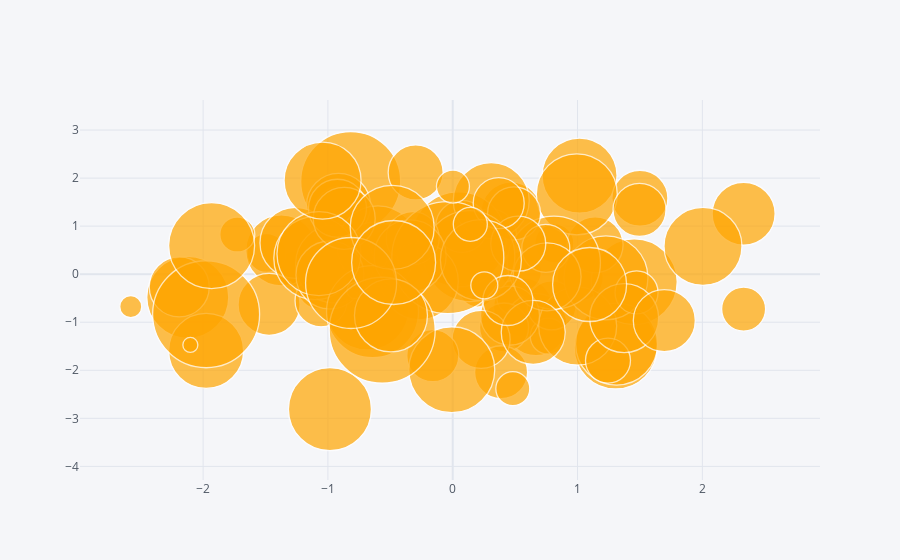

The notebook cell this image was saved under:
### Code cell
df.iplot(kind='bubble',x='A',y='B',size='C',color='orange')

### Figure 1 — Plotly figure (JSON) as saved in the notebook; plotly's stock layout.template omitted (floating-point values rounded to 4 significant figures)
{"data": [{"marker": {"color": ["orange", "orange", "orange", "orange", "orange", "orange", "orange", "orange", "orange", "orange", "orange", "orange", "orange", "orange", "orange", "orange", "orange", "orange", "orange", "orange", "orange", "orange", "orange", "orange", "orange", "orange", "orange", "orange", "orange", "orange", "orange", "orange", "orange", "orange", "orange", "orange", "orange", "orange", "orange", "orange", "orange", "orange", "orange", "orange", "orange", "orange", "orange", "orange", "orange", "orange", "orange", "orange", "orange", "orange", "orange", "orange", "orange", "orange", "orange", "orange", "orange", "orange", "orange", "orange", "orange", "orange", "orange", "orange", "orange", "orange", "orange", "orange", "orange", "orange", "orange", "orange", "orange", "orange", "orange", "orange", "orange", "orange", "orange", "orange", "orange", "orange", "orange", "orange", "orange", "orange", "orange", "orange", "orange", "orange", "orange", "orange", "orange", "orange", "orange", "orange"], "line": {"width": 1.3}, "size": [40, 46, 59, 75, 40, 34, 39, 36, 47, 62, 49, 100, 17, 54, 83, 60, 86, 83, 36, 35, 56, 56, 55, 58, 82, 49, 39, 53, 63, 71, 78, 82, 42, 53, 62, 64, 52, 95, 64, 52, 78, 81, 22, 84, 45, 75, 75, 93, 76, 60, 43, 53, 91, 71, 78, 81, 77, 83, 48, 69, 59, 53, 58, 58, 35, 68, 68, 62, 44, 107, 83, 55, 16, 12, 51, 72, 81, 52, 15, 34, 64, 92, 74, 86, 62, 112, 33, 86, 34, 84, 106, 77, 73, 50, 84, 27, 22, 91, 53, 84], "symbol": "circle"}, "mode": "markers", "text": "", "type": "scatter", "x": [-0.01889, 1.022, 0.5637, 1.016, 0.5503, 0.4892, 0.8141, 0.1966, -0.7454, 0.6668, 0.4111, -0.8174, 0.108, -0.8968, 1.306, 0.4683, 1.454, -0.6837, 0.7655, -1.271, 1.5, 1.141, -0.2969, 0.1211, 1.313, 0.7922, -1.491, 0.3876, 2.331, -1.374, 2.005, -2.123, -1.076, 0.2992, -1.471, -0.466, -1.055, 0.04731, -0.9147, 0.07253, 1.001, 0.9941, -1.015, 1.228, 1.244, -1.976, -0.6277, 0.8108, 0.3085, -2.191, 1.473, 0.4913, 0.133, -1.26, -0.9463, -0.5998, -0.2639, -1.101, 0.7455, 1.374, 0.4588, -0.3207, 0.2274, -0.9233, -1.726, 0.7558, -0.9837, 1.695, 2.331, -1.976, -0.9839, 0.525, -0.784, -0.4836, 0.3684, -0.3411, 0.2258, -0.1598, -2.102, 0.4815, 0.6451, -0.6425, 1.097, -0.007732, -0.8694, -0.03938, 0.001729, -1.932, 0.1409, -1.072, -0.5651, -1.043, -0.4949, 0.4415, -0.485, 0.2531, -2.58, -0.8144, 1.497, -0.4735], "y": [0.7113, -0.07073, -0.6938, 2.052, 0.05162, -0.4844, 0.6434, -0.3101, -0.7045, -1.051, -1.11, 1.929, -0.3028, 1.271, -1.526, 1.293, -0.1572, -0.7144, -1.292, 0.111, 1.581, 0.6122, 2.118, 0.3846, -1.454, -0.6508, 0.4415, -2.041, 1.259, 0.4956, 0.5798, -0.4804, -0.2861, 0.806, -0.6284, 0.313, -0.5538, 0.7251, 1.432, 0.9961, -1.08, 1.663, 0.362, -0.07515, -1.799, -1.597, 0.3031, 0.2395, 1.532, -0.2642, -0.3792, 1.264, 0.3777, 0.6509, 0.2134, 0.5784, -0.1488, 0.3332, 0.5383, -0.9132, -0.8615, 0.7502, -1.357, 1.373, 0.8262, -0.05392, -0.01623, -0.9643, -0.7264, -0.8338, -2.808, 0.6343, -0.3399, 0.2805, 1.479, 0.3794, 0.2934, -1.697, -1.473, -2.383, -1.211, -0.7805, -0.2146, -1.989, 1.161, 0.3459, 1.823, 0.5947, 1.038, 0.4272, -1.167, 1.95, -0.8591, -0.548, 0.9738, -0.2326, -0.6763, -0.1831, 1.338, 0.2435]}], "layout": {"legend": {"bgcolor": "#F5F6F9", "font": {"color": "#4D5663"}}, "paper_bgcolor": "#F5F6F9", "plot_bgcolor": "#F5F6F9", "title": {"font": {"color": "#4D5663"}}, "xaxis": {"gridcolor": "#E1E5ED", "showgrid": true, "tickfont": {"color": "#4D5663"}, "title": {"font": {"color": "#4D5663"}, "text": ""}, "zerolinecolor": "#E1E5ED"}, "yaxis": {"gridcolor": "#E1E5ED", "showgrid": true, "tickfont": {"color": "#4D5663"}, "title": {"font": {"color": "#4D5663"}, "text": ""}, "zerolinecolor": "#E1E5ED"}}}
